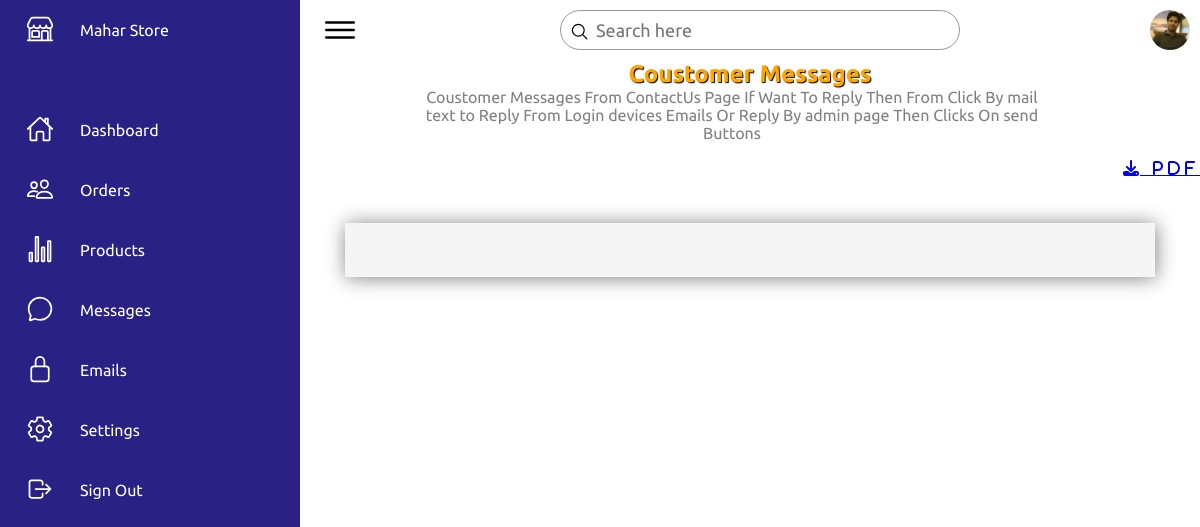
The page /admino/msgs.php (signed in) on the database its author committed.
### tables this page shows
CREATE TABLE `store_stngs` (
  `id` int(11) NOT NULL,
  `name` varchar(100) NOT NULL DEFAULT 'admin',
  `pass` varchar(50) NOT NULL DEFAULT '786',
  `profile` varchar(100) NOT NULL DEFAULT 'no',
  `bell` varchar(100) NOT NULL DEFAULT 'anounce soon',
  `ntitle` varchar(50) NOT NULL DEFAULT 'mahastore',
  `ndesc` varchar(250) NOT NULL DEFAULT 'soon',
  `vpay_page` varchar(20) NOT NULL DEFAULT 'bydirect',
  `email` varchar(100) NOT NULL DEFAULT 'maarkhoor5@gmail.com',
  `t_visitor` int(250) NOT NULL DEFAULT '0',
  `logo` varchar(150) NOT NULL DEFAULT '0',
  `headbgimg` varchar(200) NOT NULL DEFAULT '0',
  `baner1` varchar(150) NOT NULL DEFAULT '0',
  `shoesbg` varchar(200) NOT NULL DEFAULT '0',
  `voucherv0` int(2) NOT NULL DEFAULT '0',
  `acc_holder_name` varchar(30) NOT NULL DEFAULT 'Admin',
  `acc_number` varchar(50) NOT NULL DEFAULT '0'
);

### admino/msgs.php (the view, shortened to what this page needs)
<?
include '../config.php';
$v_stngs = "SELECT * FROM `store_stngs` WHERE id = 1";
$v_stngsq =mysqli_query($db,$v_stngs);
$v_stngsf = mysqli_fetch_array($v_stngsq);
$profile = $v_stngsf['profile'];
?>
<!DOCTYPE html>
<html lang="en">
<head>
    <link rel="stylesheet" href="assets/css/style.css">
    <link rel="stylesheet" href="https://cdnjs.cloudflare.com/ajax/libs/font-awesome/6.1.2/css/all.min.css">
</head>
<body>
    <div class="container">
       <? include 'header.php'; ?>
        <div class="main">
            <div class="topbar">
                <div class="toggle">
                    <ion-icon name="menu-outline"></ion-icon>
                </div>
                <div class="search">
                    <label>
                        <input type="text" placeholder="Search here">
                        <ion-icon name="search-outline"></ion-icon>
                    </label>
                </div>
                <div class="user">
                     <img src="assets/imgs/<? echo $profile; ?>">
                </div>
            </div>
                     <h2 style="color:orange;text-shadow:1px 1px 1px black;text-align: center;"> Coustomer Messages </h2>
                     <p style="color:gray;text-align: center; width:70%;margin-left:13%;"> Coustomer Messages From ContactUs Page If Want To Reply Then From Click By mail text to Reply From Login devices Emails Or Reply By admin page Then Clicks On send Buttons </p>
<br>
<a href="javascript:generatePDF()" style="float:right; letter-spacing:5px;" class="fa fa-download"> PDF </a>
<br>
<div id="msgsvdiv">
    <br>
<br><br>
</div>
<br>
<br>
</body>
</html>

### admino/header.php (shortened to what this page needs)
<?php
include '../config.php';
$v_stngs = "SELECT * FROM `store_stngs` WHERE id = 1";
$v_stngsq =mysqli_query($db,$v_stngs);
$v_stngsf = mysqli_fetch_array($v_stngsq);
$title = $v_stngsf['ntitle'];
?>
        <div class="navigation">
            <ul>
                <li>
                    <a href="home.php">
                        <span class="icon">
  <ion-icon name="storefront-outline"></ion-icon>
           </span>
   <span class="title"><? echo $title; ?></span>
                    </a>
                </li>
                <li>
                    <a href="home.php">
                        <span class="icon">
                            <ion-icon name="home-outline"></ion-icon>
                        </span>
                        <span class="title">Dashboard</span>
                    </a>
                </li>
                <li>
                    <a href="orderlists.php">
                        <span class="icon">
                            <ion-icon name="people-outline"></ion-icon>
                        </span>
                        <span class="title"> Orders </span>
                    </a>
                </li>
                <li>
                    <a href="items.php">
                        <span class="icon">
<ion-icon name="stats-chart-outline"></ion-icon>
                        </span>
               <span class="title"> Products</span>
                    </a>
                </li>
                <li>
                    <a href="msgs.php">
                        <span class="icon">
                            <ion-icon name="chatbubble-outline"></ion-icon>
                        </span>
                        <span class="title">Messages</span>
                    </a>
                </li>
                <li>
                    <a href="mails.php">
                        <span class="icon">
                            <ion-icon name="lock-closed-outline"></ion-icon>
                        </span>
                        <span class="title"> Emails </span>
                    </a>
                </li>
                <li>
                    <a href="settings.php">
                        <span class="icon">
                            <ion-icon name="settings-outline"></ion-icon>
                        </span>
                        <span class="title">Settings</span>
                    </a>
                </li>
                <li>
                    <a href="logout.php">
                        <span class="icon">
                            <ion-icon name="log-out-outline"></ion-icon>
                        </span>
                        <span class="title">Sign Out</span>
                    </a>
                </li>
            </ul>
        </div>

### admino/assets/css/style.css (style rules this page uses)
* { font-family: "Ubuntu", sans-serif; margin: 0; padding: 0; box-sizing: border-box; }
:root { --blue: #2a2185; --white: #fff; --gray: #f5f5f5; --black1: #222; --black2: #999; }
body { min-height: 100vh; overflow-x: hidden; }
.container { position: relative; width: 100%; }
.navigation { position: fixed; width: 300px; height: 100%; background: var(--blue); border-left: 10px solid var(--blue); transition: 0.5s; overflow: hidden; }
.navigation ul { position: absolute; top: 0; left: 0; width: 100%; }
.navigation ul li { position: relative; width: 100%; list-style: none; border-top-left-radius: 30px; border-bottom-left-radius: 30px; }
.navigation ul li:nth-child(1) { margin-bottom: 40px; pointer-events: none; }
.navigation ul li a { position: relative; display: block; width: 100%; display: flex; text-decoration: none; color: var(--white); }
.navigation ul li a .icon { position: relative; display: block; min-width: 60px; height: 60px; line-height: 75px; text-align: center; }
.navigation ul li a .icon ion-icon { font-size: 1.75rem; }
.navigation ul li a .title { position: relative; display: block; padding: 0 10px; height: 60px; line-height: 60px; text-align: start; white-space: nowrap; }
.main { position: absolute; width: calc(100% - 300px); left: 300px; min-height: 100vh; background: var(--white); transition: 0.5s; }
.topbar { width: 100%; height: 60px; display: flex; justify-content: space-between; align-items: center; padding: 0 10px; }
.toggle { position: relative; width: 60px; height: 60px; display: flex; justify-content: center; align-items: center; font-size: 2.5rem; cursor: pointer; }
.search { position: relative; width: 400px; margin: 0 10px; }
.search label { position: relative; width: 100%; }
.search label input { width: 100%; height: 40px; border-radius: 40px; padding: 5px 20px; padding-left: 35px; font-size: 18px; outline: none; border: 1px solid var(--black2); }
.search label ion-icon { position: absolute; top: 0; left: 10px; font-size: 1.2rem; }
.user { position: relative; width: 40px; height: 40px; border-radius: 50%; overflow: hidden; cursor: pointer; }
.user img { position: absolute; top: 0; left: 0; width: 100%; height: 100%; object-fit: cover; }

### admino/msgs.php (style rules this page uses)
#msgsvdiv { width:90%;margin:5%; background:whitesmoke; box-shadow:1px 1px 20px gray; }

### rows shown on the page
store_stngs: ntitle "Mahar Store", profile (picture)
